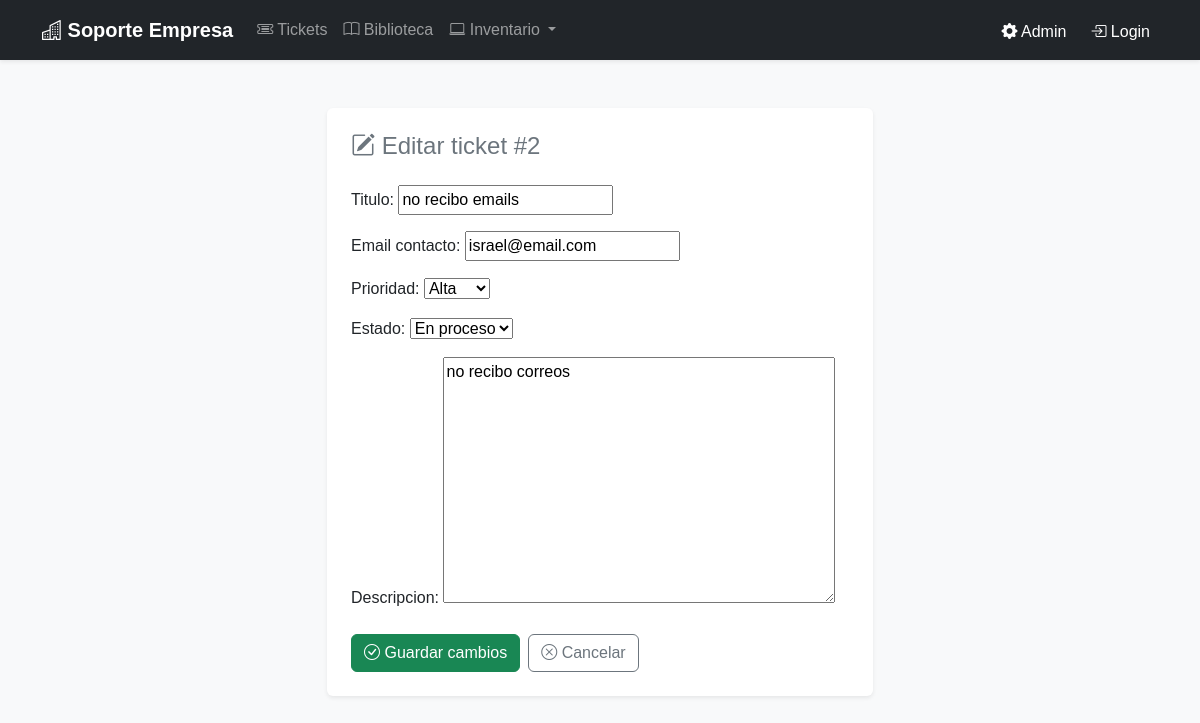
The page /tickets/editar/2/ on the database its author committed.
### tickets/models.py (models this page shows, shortened)
class Ticket(models.Model):
    PRIORIDAD_CHOICES = [
        ("BAJA", "Baja"),
        ("MEDIA", "Media"),
        ("ALTA", "Alta"),
    ]
    ESTADO_CHOICES = [
        ("ABIERTO", "Abierto"),
        ("EN_PROCESO", "En proceso"),
        ("CERRADO", "Cerrado"),
    ]
    titulo = models.CharField(max_length=120)
    email_contacto = models.EmailField()
    prioridad = models.CharField(max_length=10, choices=PRIORIDAD_CHOICES,
default="MEDIA")
    estado = models.CharField(max_length=12, choices=ESTADO_CHOICES,
default="ABIERTO")
    descripcion = models.TextField(blank=True)
    fecha_creacion = models.DateTimeField(auto_now_add=True)

### tickets/views.py (the view)
# urls.py: path("editar/<int:pk>/", TicketUpdateView.as_view(), name="ticket_update"),
class TicketUpdateView(UpdateView):
    model = Ticket
    fields = ["titulo", "email_contacto", "prioridad", "estado", "descripcion"]
    template_name = "ticket_form.html"
    success_url = reverse_lazy("ticket_list")

### tickets/templates/ticket_form.html (shortened to what this page needs)
{% extends "base.html" %}
{% block content %}
<div class="row justify-content-center">
    <div class="col-md-8 col-lg-6">
        <div class="card shadow-sm border-0">
            <div class="card-body p-4">
                <h2 class="card-title h4 mb-4 text-secondary">
                    {% if object %}
                        <i class="bi bi-pencil-square"></i> Editar ticket #{{ object.id }}
                    {% else %}
                        <i class="bi bi-ticket-detailed"></i> Nuevo ticket
                    {% endif%}
                </h2>
                <form method="post">
                    <div class="mb-4">
                        {{ form.as_p }}
                    </div>
                    <div class="d-flex gap-2">
                        <button class="btn btn-success" type="submit">
                            <i class="bi bi-check-circle"></i> {% if object %}Guardar cambios{% else %}Crear ticket{% endif %}
                        </button>
                        <a class="btn btn-outline-secondary" href="{% url 'ticket_list' %}">
                            <i class="bi bi-x-circle"></i> Cancelar
                        </a>
                    </div>
                </form>
            </div>
        </div>
    </div>
</div>
{% endblock %}

### static/css/styles.css (style rules this page uses)
body { font-family: Arial, sans-serif; }

### rows shown on the page
Ticket: id "2", titulo "no recibo emails", email_contacto "israel@email.com", prioridad "Alta", estado "En proceso", descripcion "no recibo correos"
